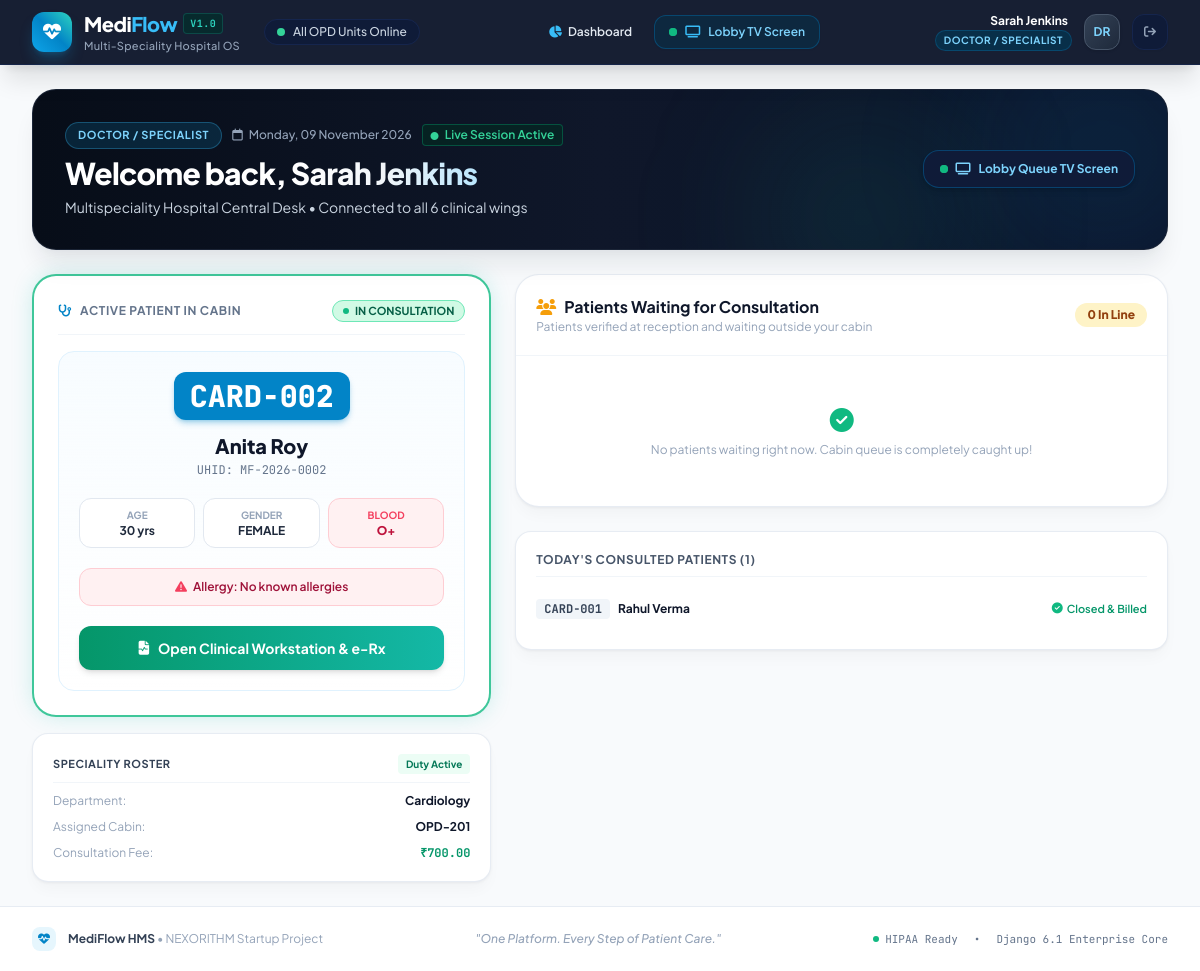
The app's page /dashboard/ (signed in), older data.
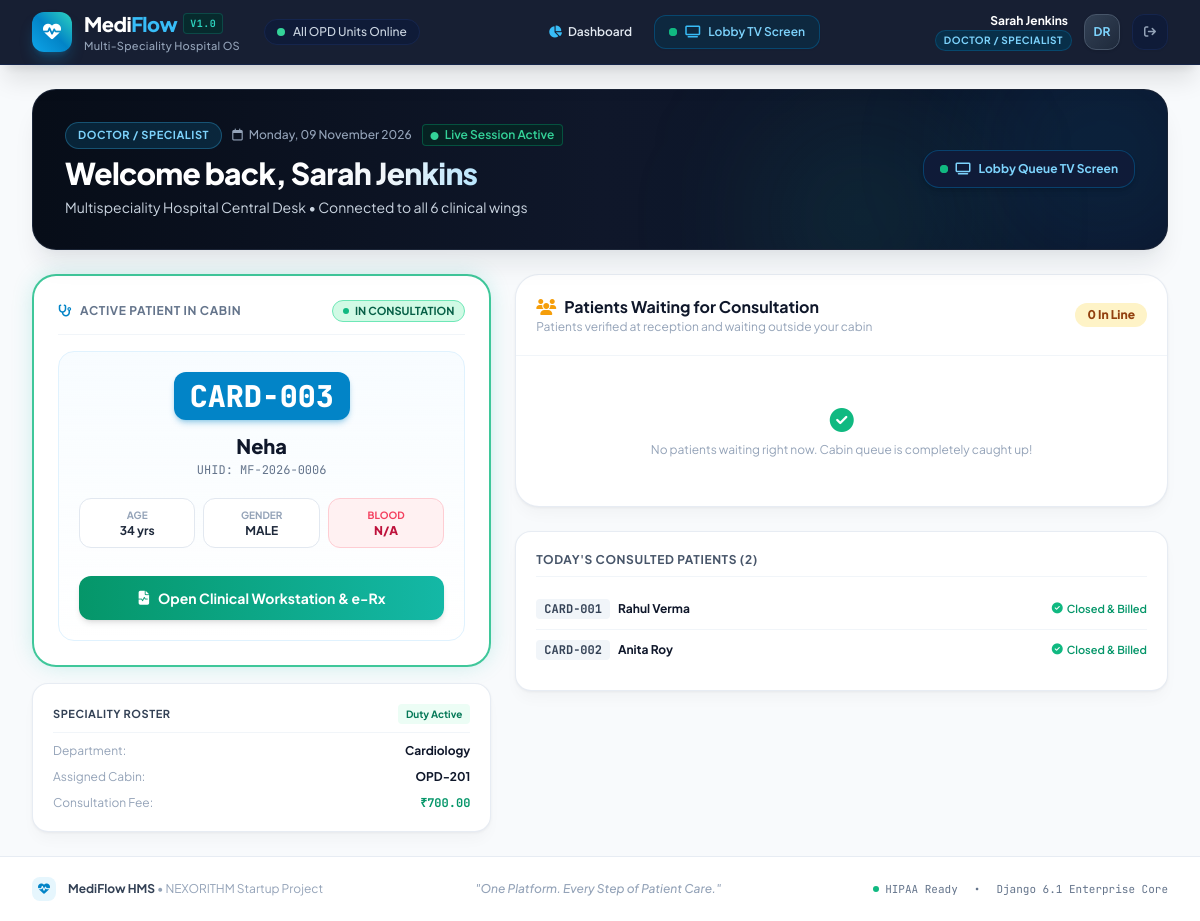
The same page, newer data.
### apps/opd/models.py (models this page shows, shortened)
class Appointment(models.Model):
    STATUS_SCHEDULED = 'SCHEDULED'
    STATUS_CHECKED_IN = 'CHECKED_IN'
    STATUS_IN_WAITING = 'IN_WAITING'
    STATUS_ENGAGED = 'ENGAGED'
    STATUS_CONSULTED = 'CONSULTED'
    STATUS_CANCELLED = 'CANCELLED'
    STATUS_CHOICES = [
        (STATUS_SCHEDULED, 'Scheduled'),
        (STATUS_CHECKED_IN, 'Checked In at Reception'),
        (STATUS_IN_WAITING, 'Waiting for Doctor'),
        (STATUS_ENGAGED, 'In Consultation Cabin'),
        (STATUS_CONSULTED, 'Consultation Completed'),
        (STATUS_CANCELLED, 'Cancelled'),
    ]
    patient = models.ForeignKey(Patient, on_delete=models.CASCADE, related_name='appointments')
    doctor = models.ForeignKey(Doctor, on_delete=models.CASCADE, related_name='appointments')
    department = models.ForeignKey(Department, on_delete=models.CASCADE, related_name='appointments')
    appointment_date = models.DateField(default=datetime.date.today)
    token_number = models.CharField(max_length=20, editable=False)
    token_sequence = models.PositiveIntegerField(default=1)
    status = models.CharField(max_length=20, choices=STATUS_CHOICES, default=STATUS_SCHEDULED)
    symptoms = models.TextField(blank=True, null=True)
    created_at = models.DateTimeField(auto_now_add=True)
    class Meta:
        ordering = ['appointment_date', 'token_sequence']

class Patient(models.Model):
    GENDER_CHOICES = [
        ('MALE', 'Male'),
        ('FEMALE', 'Female'),
        ('OTHER', 'Other'),
    ]
    BLOOD_GROUP_CHOICES = [
        ('A+', 'A+'),
        ('A-', 'A-'),
        ('B+', 'B+'),
        ('B-', 'B-'),
        ('O+', 'O+'),
        ('O-', 'O-'),
        ('AB+', 'AB+'),
        ('AB-', 'AB-'),
    ]
    user = models.OneToOneField(settings.AUTH_USER_MODEL, on_delete=models.SET_NULL, null=True, blank=True, related_name='patient_profile')
    uhid = models.CharField(max_length=30, unique=True, editable=False, help_text="Universal Health Identification Number")
    full_name = models.CharField(max_length=150)
    dob = models.DateField(verbose_name="Date of Birth")
    gender = models.CharField(max_length=10, choices=GENDER_CHOICES)
    blood_group = models.CharField(max_length=5, choices=BLOOD_GROUP_CHOICES, blank=True, null=True)
    contact_number = models.CharField(max_length=20)
    emergency_contact = models.CharField(max_length=20, blank=True, null=True)
    address = models.TextField(blank=True, null=True)
    medical_allergies = models.TextField(blank=True, null=True, help_text="Known drug or food allergies")
    created_at = models.DateTimeField(auto_now_add=True)
    @property
    def age(self):
        today = datetime.date.today()
        return today.year - self.dob.year - ((today.month, today.day) < (self.dob.month, self.dob.day))

### apps/users/views.py (the view, shortened to what this page needs)
# urls.py: path('', lambda request: redirect('dashboard'), name='home'),
@login_required
def dashboard(request):
    user = request.user
    today = datetime.date.today()
    context = {
        'today': today,
    }
    if user.is_admin_user:
        context.update({
            'total_patients': Patient.objects.count(),
            'total_doctors': Doctor.objects.count(),
            'today_appointments': Appointment.objects.filter(appointment_date=today).count(),
            'total_revenue': Invoice.objects.filter(payment_status='PAID').aggregate(Sum('net_payable'))['net_payable__sum'] or 0,
            'low_stock_medicines': Medicine.objects.filter(stock_quantity__lte=F('reorder_level')).count(),
            'recent_appointments': Appointment.objects.filter(appointment_date=today).order_by('-created_at')[:8],
            'departments': Department.objects.all(),
        })
    elif user.is_doctor:
        try:
            doc = user.doctor_profile
            today_apps = Appointment.objects.filter(doctor=doc, appointment_date=today).order_by('token_sequence')
            current_app = today_apps.filter(status=Appointment.STATUS_ENGAGED).first()
            waiting_apps = today_apps.filter(status__in=[Appointment.STATUS_IN_WAITING, Appointment.STATUS_CHECKED_IN])
            completed_apps = today_apps.filter(status=Appointment.STATUS_CONSULTED)
            context.update({
                'doctor': doc,
                'today_apps': today_apps,
                'current_app': current_app,
                'waiting_apps': waiting_apps,
                'completed_apps': completed_apps,
            })
        except Doctor.DoesNotExist:
            pass
    elif user.is_pharmacist:
        context.update({
            'pending_prescriptions': Prescription.objects.filter(is_dispensed=False).order_by('-created_at'),
            'medicines': Medicine.objects.all().order_by('stock_quantity')[:10],
            'low_stock_count': Medicine.objects.filter(stock_quantity__lte=F('reorder_level')).count(),
        })
    elif user.is_lab_tech:
        context.update({
            'lab_orders': LabTestOrder.objects.all().order_by('-created_at'),
        })
    return render(request, 'dashboard.html', context)

### apps/users/models.py (called while the page is built)
    @property
    def is_admin_user(self):
        return self.role == self.ROLE_ADMIN or self.is_superuser

    @property
    def is_doctor(self):
        return self.role == self.ROLE_DOCTOR

    @property
    def is_receptionist(self):
        return self.role == self.ROLE_RECEPTIONIST

    @property
    def is_pharmacist(self):
        return self.role == self.ROLE_PHARMACIST

### templates/dashboard.html (shortened to what the changed rows need)
{% extends 'base.html' %}
{% block content %}
<div class="space-y-6">
    <div class="bg-gradient-to-r from-navy-950 via-slate-900 to-navy-900 rounded-3xl p-6 sm:p-8 text-white shadow-card-hover border border-slate-800/80 relative overflow-hidden">
        <div class="relative z-10 flex flex-col md:flex-row md:items-center justify-between gap-6">
            <div class="space-y-1.5">
                <h1 class="text-2xl sm:text-3xl font-extrabold tracking-tight text-white">
                    Welcome back, <span class="text-transparent bg-clip-text bg-gradient-to-r from-white via-slate-100 to-sky-200">{{ user.get_full_name|default:user.username }}</span>
                </h1>
            </div>
        </div>
    </div>
    {% if user.is_doctor %}
    <div class="grid grid-cols-1 lg:grid-cols-12 gap-6">
        <div class="lg:col-span-5 space-y-4">
            <div class="bg-white rounded-3xl border-2 {% if current_app %}border-emerald-500/80 shadow-glow-teal{% else %}border-slate-200/80 shadow-card{% endif %} p-6 transition-all duration-300">
                <div class="flex items-center justify-between mb-4 pb-3 border-b border-slate-100">
                    <span class="text-xs font-bold uppercase tracking-wider text-slate-500 flex items-center">
                        <i class="fa-solid fa-stethoscope text-sky-600 mr-2"></i> Active Patient in Cabin
                    </span>
                    {% if current_app %}
                    <span class="px-2.5 py-0.5 rounded-full text-[11px] font-bold bg-emerald-100 text-emerald-800 border border-emerald-300 flex items-center">
                        <span class="w-1.5 h-1.5 rounded-full bg-emerald-500 mr-1.5 animate-pulse"></span> IN CONSULTATION
                    </span>
                    {% else %}
                    <span class="px-2 py-0.5 rounded-full text-[10px] font-bold bg-slate-100 text-slate-500">
                        CABIN FREE
                    </span>
                    {% endif %}
                </div>
                {% if current_app %}
                <div class="bg-gradient-to-b from-sky-50/50 to-white rounded-2xl p-5 border border-sky-100 text-center space-y-3">
                    <div class="inline-block px-4 py-1.5 rounded-xl bg-sky-600 text-white font-mono font-black text-3xl shadow-md shadow-sky-600/30">
                        {{ current_app.token_number }}
                    </div>
                    <div>
                        <h3 class="text-xl font-extrabold text-slate-900">{{ current_app.patient.full_name }}</h3>
                        <p class="text-xs text-slate-500 font-mono mt-0.5">UHID: {{ current_app.patient.uhid }}</p>
                    </div>
                    <div class="grid grid-cols-3 gap-2 py-2 text-xs">
                        <div class="p-2 rounded-xl bg-white border border-slate-200">
                            <span class="text-slate-400 block text-[10px] uppercase font-bold">Age</span>
                            <span class="font-bold text-slate-800">{{ current_app.patient.age }} yrs</span>
                        </div>
                        <div class="p-2 rounded-xl bg-white border border-slate-200">
                            <span class="text-slate-400 block text-[10px] uppercase font-bold">Gender</span>
                            <span class="font-bold text-slate-800">{{ current_app.patient.gender }}</span>
                        </div>
                        <div class="p-2 rounded-xl bg-rose-50 border border-rose-200">
                            <span class="text-rose-500 block text-[10px] uppercase font-bold">Blood</span>
                            <span class="font-black text-rose-700">{{ current_app.patient.blood_group|default:"N/A" }}</span>
                        </div>
                    </div>
                    {% if current_app.patient.medical_allergies %}
                    <div class="p-2.5 rounded-xl bg-rose-50 border border-rose-200 text-rose-800 text-xs font-semibold flex items-center justify-center space-x-1.5">
                        <i class="fa-solid fa-triangle-exclamation text-rose-500"></i>
                        <span>Allergy: {{ current_app.patient.medical_allergies }}</span>
                    </div>
                    {% endif %}
                    <div class="pt-2">
                        <a href="{% url 'doctor_consultation_desk' current_app.id %}" class="w-full py-3 px-4 bg-gradient-to-r from-emerald-600 to-teal-500 hover:from-emerald-500 hover:to-teal-400 text-white font-bold rounded-xl text-sm shadow-md transition flex items-center justify-center space-x-2">
                            <i class="fa-solid fa-file-waveform"></i>
                            <span>Open Clinical Workstation & e-Rx</span>
                        </a>
                    </div>
                </div>
                {% endif %}
            </div>
            <div class="bg-white rounded-2xl border border-slate-200/80 p-5 shadow-card text-xs space-y-2.5">
                <div class="flex justify-between items-center pb-2 border-b border-slate-100">
                    <span class="font-bold text-slate-700 uppercase tracking-wider text-[11px]">Speciality Roster</span>
                    <span class="px-2 py-0.5 rounded bg-emerald-50 text-emerald-700 font-bold text-[10px]">Duty Active</span>
                </div>
                <div class="flex justify-between">
                    <span class="text-slate-400">Department:</span>
                    <span class="font-bold text-slate-900">{{ doctor.department.name }}</span>
                </div>
                <div class="flex justify-between">
                    <span class="text-slate-400">Assigned Cabin:</span>
                    <span class="font-bold text-slate-900">{{ doctor.room_number }}</span>
                </div>
                <div class="flex justify-between">
                    <span class="text-slate-400">Consultation Fee:</span>
                    <span class="font-mono font-bold text-emerald-600">₹{{ doctor.consultation_fee }}</span>
                </div>
            </div>
        </div>
        <div class="lg:col-span-7 space-y-6">
            <div class="bg-white rounded-3xl border border-slate-200/80 shadow-card overflow-hidden">
                <div class="p-5 border-b border-slate-100 flex items-center justify-between">
                    <div>
                        <h2 class="text-base font-bold text-slate-900 flex items-center">
                            <i class="fa-solid fa-users text-amber-500 mr-2"></i> Patients Waiting for Consultation
                        </h2>
                        <p class="text-xs text-slate-400">Patients verified at reception and waiting outside your cabin</p>
                    </div>
                    <span class="px-3 py-1 bg-amber-100 text-amber-800 text-xs font-black rounded-full">
                        {{ waiting_apps.count }} In Line
                    </span>
                </div>
                <div class="divide-y divide-slate-100">
                    {% for app in waiting_apps %}
                    <div class="p-4 flex flex-col sm:flex-row sm:items-center justify-between gap-3 hover:bg-slate-50 transition">
                        <div class="flex items-center space-x-3">
                            <span class="w-12 h-12 rounded-xl bg-amber-500/10 text-amber-800 font-mono font-black text-sm border border-amber-300 flex items-center justify-center">
                                {{ app.token_number }}
                            </span>
                            <div>
                                <h4 class="text-sm font-bold text-slate-900">{{ app.patient.full_name }}</h4>
                                <p class="text-xs text-slate-400 font-mono">UHID: {{ app.patient.uhid }} &bull; Age: {{ app.patient.age }} yrs</p>
                                <p class="text-xs text-slate-600 italic mt-0.5 truncate max-w-sm">{{ app.symptoms|default:"Routine consultation" }}</p>
                            </div>
                        </div>
                        <div>
                            <a href="{% url 'call_next_patient' app.id %}" class="w-full sm:w-auto px-4 py-2 bg-gradient-to-r from-sky-600 to-sky-500 hover:from-sky-500 hover:to-sky-400 text-white font-bold rounded-xl text-xs shadow-md transition flex items-center justify-center space-x-1.5">
                                <i class="fa-solid fa-bullhorn text-xs"></i>
                                <span>Call Patient &rarr;</span>
                            </a>
                        </div>
                    </div>
                    {% empty %}
                    <div class="text-center py-12 text-slate-400 text-xs">
                        <i class="fa-solid fa-circle-check text-emerald-500 text-2xl mb-1.5 block"></i>
                        No patients waiting right now. Cabin queue is completely caught up!
                    </div>
                    {% endfor %}
                </div>
            </div>
            <div class="bg-white rounded-2xl border border-slate-200/80 shadow-card p-5">
                <div class="flex items-center justify-between mb-3 pb-2 border-b border-slate-100">
                    <h3 class="text-xs font-bold uppercase tracking-wider text-slate-600">
                        Today's Consulted Patients ({{ completed_apps.count }})
                    </h3>
                </div>
                <div class="divide-y divide-slate-100 text-xs">
                    {% for app in completed_apps %}
                    <div class="py-2.5 flex items-center justify-between">
                        <div class="flex items-center space-x-2">
                            <span class="font-mono font-bold text-slate-700 bg-slate-100 px-2 py-0.5 rounded">{{ app.token_number }}</span>
                            <span class="font-bold text-slate-900">{{ app.patient.full_name }}</span>
                        </div>
                        <span class="text-emerald-600 font-semibold flex items-center text-[11px]">
                            <i class="fa-solid fa-circle-check mr-1 text-emerald-500"></i> Closed & Billed
                        </span>
                    </div>
                    {% empty %}
                    <div class="text-center py-4 text-slate-400 text-xs">No consultations completed yet today.</div>
                    {% endfor %}
                </div>
            </div>
        </div>
    </div>
    {% endif %}
</div>
{% endblock %}

Row changes from the older to the newer data that the page shows:
added Appointment: token_number "CARD-003", patient.full_name "Neha", patient.uhid "MF-2026-0006", patient.age "34", patient.gender "MALE", patient.blood_group "N/A"
now on one of the page's lists (row edited): Appointment: token_number "CARD-002", patient.full_name "Anita Roy"
changed Appointment "CARD-002": patient.medical_allergies "No known allergies" → (not shown)
Text that changed along with them:
{{ completed_apps.count }}: "1" → "2"
{{ current_app.token_number }}: "CARD-002" → "CARD-003"
{{ current_app.patient.full_name }}: "Anita Roy" → "Neha"
{{ current_app.patient.uhid }}: "MF-2026-0002" → "MF-2026-0006"
{{ current_app.patient.age }}: "30" → "34"
{{ current_app.patient.gender }}: "FEMALE" → "MALE"
{{ current_app.patient.blood_group|default:"N/A" }}: "O+" → "N/A"
text no longer shown: "Allergy:"
